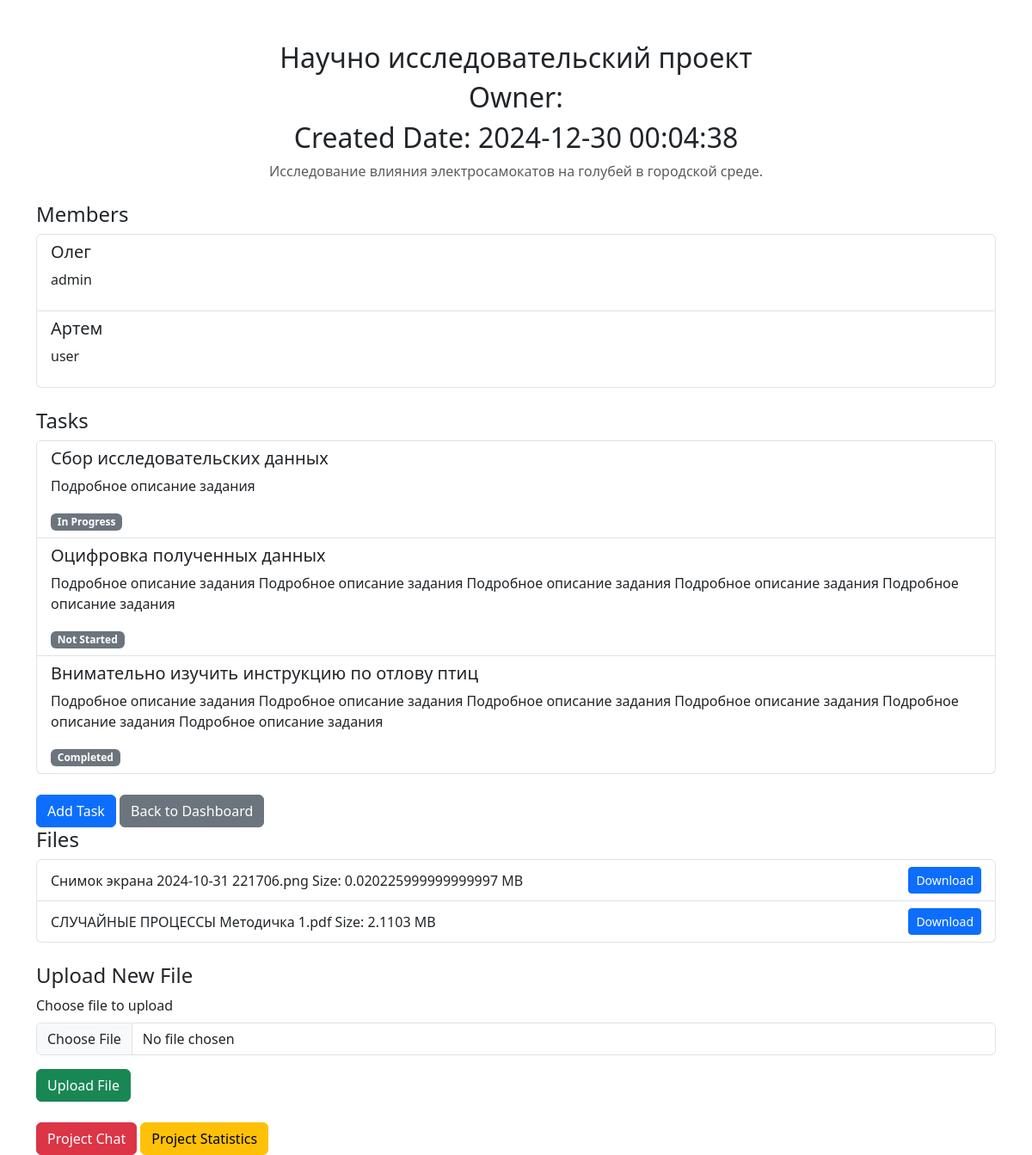
The page /project/10 (signed in) on the database its author committed.
### tables this page shows
CREATE TABLE projects (
        id INTEGER PRIMARY KEY AUTOINCREMENT,
        name TEXT NOT NULL,
        description TEXT,
        createdDate TEXT DEFAULT CURRENT_TIMESTAMP,
        owner_id INTEGER NOT NULL,
        FOREIGN KEY (owner_id) REFERENCES users(id)
    );

CREATE TABLE users (
        id INTEGER PRIMARY KEY AUTOINCREMENT,
        name TEXT NOT NULL,
        email TEXT UNIQUE NOT NULL,
        password TEXT NOT NULL,
        role TEXT NOT NULL DEFAULT 'user'
    );

CREATE TABLE tasks (
        id INTEGER PRIMARY KEY AUTOINCREMENT,
        title TEXT NOT NULL,
        description TEXT,
        status TEXT DEFAULT 'in_progress',
        dueDate TEXT NOT NULL,
        assignedTo INTEGER NOT NULL,
        project_id INTEGER NOT NULL,
        FOREIGN KEY (assignedTo) REFERENCES users(id),
        FOREIGN KEY (project_id) REFERENCES projects(id)
    );

CREATE TABLE files (
        id INTEGER PRIMARY KEY AUTOINCREMENT,
        name TEXT NOT NULL,
        size INTEGER NOT NULL,
        uploadedBy_id INTEGER NOT NULL, project_id integer not null,
        FOREIGN KEY (uploadedBy_id) REFERENCES users(id)
    );

### app.py (the view)
@app.route('/project/<int:project_id>')
def project_detail(project_id):
    if 'user_id' not in session:
        flash('Please login to create a project.', 'warning')
        return redirect(url_for('login'))
    conn = get_db_connection()
    project = conn.execute('SELECT * FROM projects WHERE id = ?', (project_id,)).fetchone()
    users_ids = conn.execute('SELECT user_id FROM projects_users WHERE project_id = ?', (project_id,)).fetchall()
    users = []
    for user_id in users_ids:
        user = conn.execute('SELECT * FROM users WHERE id = ?', (user_id['user_id'],)).fetchone()
        users.append(user)
    owner = conn.execute('SELECT * FROM users WHERE id = ?', (project_id,)).fetchone()
    tasks = conn.execute('SELECT * FROM tasks WHERE project_id = ?', (project_id,)).fetchall()
    files = conn.execute('SELECT * FROM files WHERE project_id = ?', (project_id,)).fetchall()
    conn.close()
    if session['user_id'] not in [user["id"] for user in users]:
        return redirect(url_for('home'))
    return render_template('project_detail.html', files=files, project=project, members=users, owner=owner, tasks=tasks)

### app.py (called while the page is built)
def get_db_connection():
    conn = sqlite3.connect('app.db')
    conn.row_factory = sqlite3.Row  # This allows us to work with named columns
    return conn

### templates/project_detail.html (shortened to what this page needs)
<!DOCTYPE html>
<html lang="en">
<head>
    <link rel="stylesheet" href="https://cdn.jsdelivr.net/npm/bootstrap@5.3.0-alpha1/dist/css/bootstrap.min.css">
</head>
<body>
    <div class="container mt-5">
        <h2 class="text-center">{{ project.name }}</h2>
        <h2 class="text-center">Owner: {{ owner.name }}</h2>
        <h2 class="text-center">Created Date: {{ project.createdDate }}</h2>
        <p class="text-muted text-center">{{ project.description }}</p>
        <div class="mt-4">
            <h4>Members</h4>
            <div class="list-group">
                {% for member in members %}
                    <div class="list-group-item">
                        <h5>{{ member.name }}</h5>
                        <p>{{ member.role }}</p>
                    </div>
                {% endfor %}
            </div>
        </div>
        <div class="mt-4">
            <h4>Tasks</h4>
            <div class="list-group">
                {% for task in tasks %}
                    <div class="list-group-item" onclick="location.href='/task/{{task.id}}';">
                        <h5>{{ task.title }}</h5>
                        <p>{{ task.description }}</p>
                        <span class="badge bg-secondary">{{ task.status }}</span>
                    </div>
                {% endfor %}
            </div>
            <div class="mt-4">
                <a href="/create_task/{{ project.id }}" class="btn btn-primary">Add Task</a>
                <a href="/" class="btn btn-secondary">Back to Dashboard</a>
            </div>
        </div>
        <h4>Files</h4>
        <ul class="list-group mb-4">
            {% for file in files %}
                <li class="list-group-item d-flex justify-content-between align-items-center">
                    {{ file.name }}   Size: {{file.size / 1000 / 1000}} MB
                    <a href="{{ url_for('download_file', file_id=file.id) }}" class="btn btn-primary btn-sm">Download</a>
                </li>
            {% else %}
                <li class="list-group-item">No files uploaded yet.</li>
            {% endfor %}
        </ul>
        <h4>Upload New File</h4>
        <form action="/project/{{ project.id }}/upload_file" method="POST" enctype="multipart/form-data">
            <div class="mb-3">
                <label for="file" class="form-label">Choose file to upload</label>
                <input type="file" class="form-control" id="file" name="file" required>
            </div>
            <button type="submit" class="btn btn-success">Upload File</button>
        </form>
        <div class="mt-4">
            <a href="/chat/{{ project.id }}" class="btn btn-danger">Project Chat</a>
            <a href="/project/{{ project.id }}/statistics" class="btn btn-warning">Project Statistics</a>
        </div>
    </div>
</body>
</html>

### rows shown on the page
projects: name "Научно исследовательский проект", createdDate "2024-12-30 00:04:38", description "Исследование влияния электросамокатов на голубей в городской среде."
users: name "Олег", role "admin"
users: name "Артем", role "user"
tasks: title "Сбор исследовательских данных", description "Подробное описание задания", status "In Progress"
tasks: title "Оцифровка полученных данных", description "Подробное описание задания Подробное описание задания Подробное описание задания Подробное описание задания Подробное описание задания", status "Not Started"
tasks: title "Внимательно изучить инструкцию по отлову птиц", description "Подробное описание задания Подробное описание задания Подробное описание задания Подробное описание задания Подробное описание задания Подробное описание задания", status "Completed"
files: name "Снимок экрана 2024-10-31 221706.png", file.size/1000/1000 "0.020225999999999997"
files: name "СЛУЧАЙНЫЕ ПРОЦЕССЫ Методичка 1.pdf", file.size/1000/1000 "2.1103"
